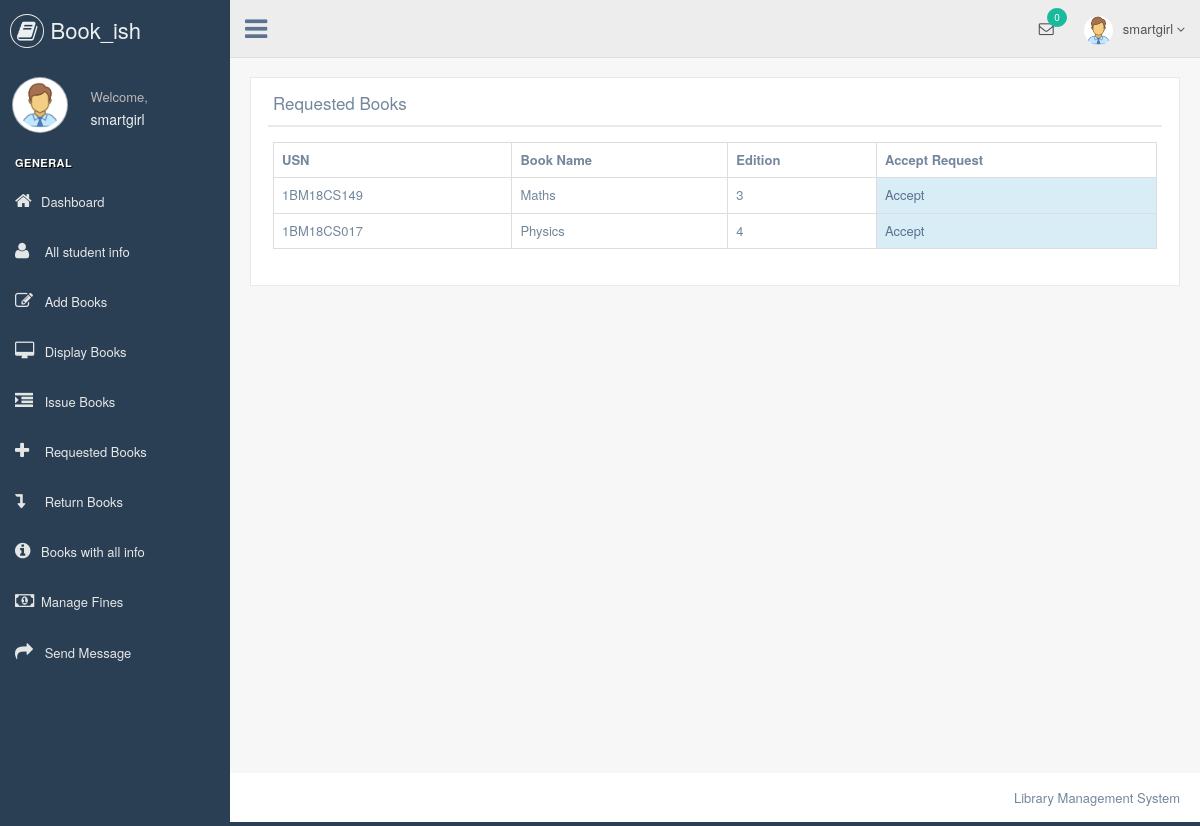
The app's page /librarian/requestedbooks.php (signed in) with its own data.
### tables this page shows
CREATE TABLE `request_books` (
  `rid` int(11) NOT NULL,
  `books_name` varchar(100) NOT NULL,
  `edition` int(11) NOT NULL,
  `usn` varchar(30) NOT NULL,
  `status` varchar(5) NOT NULL
);

### librarian/requestedbooks.php (the view, shortened to what this page needs)
    <?php
include "header.php";
include "connection.php";
?>
        <div class="right_col" role="main">
            <div class="">
                <div class="page-title">
                    <div class="title_left">
                    </div>
                </div>
                <div class="clearfix"></div>
                <div class="row" style="min-height:500px">
                    <div class="col-md-12 col-sm-12 col-xs-12">
                        <div class="x_panel">
                            <div class="x_title">
                                <h2>Requested Books</h2>
                                <div class="clearfix"></div>
                            </div>
                            <div class="x_content">
                                    <?php
                                        $res = mysqli_query($db, "SELECT * FROM `request_books` WHERE `status`='no'  ") or die("Error: " . mysqli_error($db));
                                        if(mysqli_num_rows($res) != 0){
                                            ?>
                                            <table class="table table-bordered">
                                    <tr>
                                    <th>USN</th>
                                    <th>Book Name</th>
                                    <th>Edition</th>
                                    <th>Accept Request</th>
                                    </tr>
                                    <?php
                                        while($row=mysqli_fetch_array($res)){
                                            echo "<tr>";
                                            echo "<td>"; echo $row["usn"]; echo "</td>";
                                            echo "<td>"; echo $row["books_name"]; echo "</td>";
                                            echo "<td>"; echo $row["edition"]; echo "</td>";
                                            echo "<td class='bg-info'>"; ?>
                                        <a href="req_approve.php?id=<?php echo $row["rid"];?>">Accept</a>
                                        <?php echo "</td>";
                                        echo "</tr>";
                                    }
                                    echo "</table>";
                                }
                                else{
                                    ?>
    <div class="alert alert-danger col-lg-6 col-lg-push-3">
    <h4 style="text-align:center">No Book Requests</h4>
                                                                </div>
                                    <?php
                            }
                                ?>
                            </div>
                        </div>
                    </div>
                </div>
            </div>
        </div>
<?php
    include "footer.php";
?>

### records on screen
request_books: usn "1BM18CS149", books_name "Maths", edition "3"
request_books: usn "1BM18CS017", books_name "Physics", edition "4"

### other values on screen
$_SESSION["librarian"] "smartgirl"
$tot "0"
